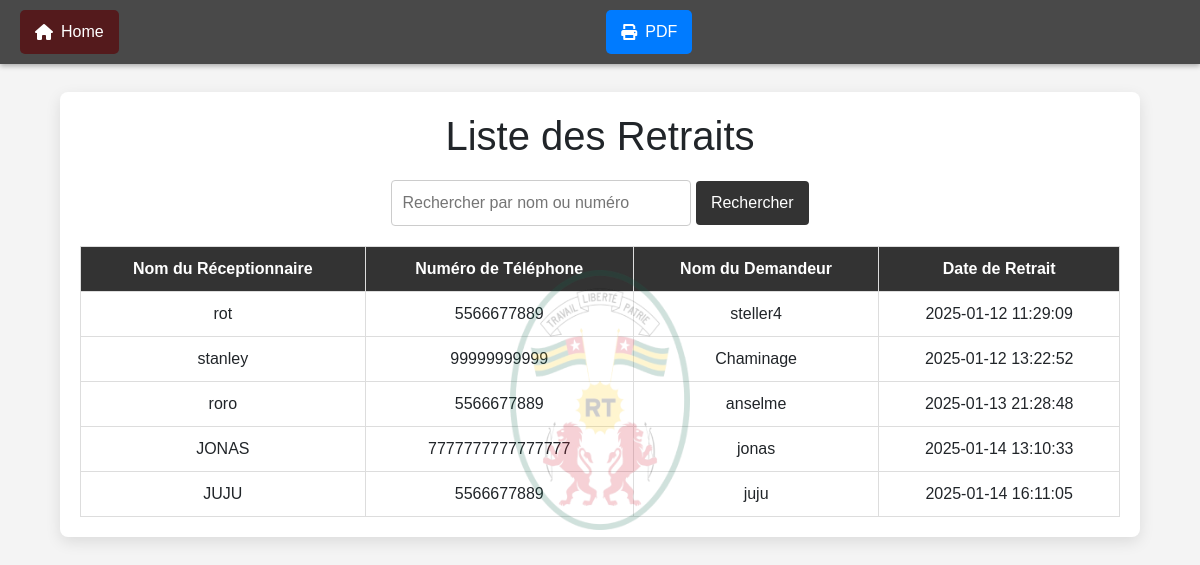
Page /afficher_retrait.php (signed in) on the committed database.
### tables this page shows
CREATE TABLE IF NOT EXISTS `retrait` (
  `IdRt` int NOT NULL AUTO_INCREMENT,
  `DateRetrait` datetime DEFAULT CURRENT_TIMESTAMP,
  `NomRecept` varchar(255) NOT NULL,
  `Telephone` varchar(20) NOT NULL,
  `IdDmd` int DEFAULT NULL,
  PRIMARY KEY (`IdRt`),
  KEY `IdDmd` (`IdDmd`)
);

CREATE TABLE IF NOT EXISTS `demandeur` (
  `IdDmd` int NOT NULL AUTO_INCREMENT,
  `DateHeureDmd` datetime DEFAULT CURRENT_TIMESTAMP,
  `NomDmd` varchar(255) NOT NULL,
  `NumeroTel` varchar(20) NOT NULL,
  `ConcerneAnnee` year NOT NULL,
  `TypeDmd` varchar(255) NOT NULL,
  `DateRdv` date NOT NULL,
  `IdAdmin` int DEFAULT NULL,
  `Etat` tinyint(1) DEFAULT '0',
  PRIMARY KEY (`IdDmd`),
  KEY `IdAdmin` (`IdAdmin`)
);

### afficher_retrait.php (the view, shortened to what this page needs)
<?php
$servername = "localhost";
$username = "root";
$password = "";
$dbname = "gov";
$conn = new mysqli($servername, $username, $password, $dbname);
$search = isset($_GET['search']) ? htmlspecialchars($_GET['search']) : '';
$sql = "SELECT R.IdRt, R.DateRetrait, R.NomRecept, R.Telephone, R.IdDmd, D.NomDmd
        FROM Retrait R
        JOIN demandeur D ON R.IdDmd = D.IdDmd
        WHERE D.NomDmd LIKE ? OR D.NumeroTel LIKE ?
        ORDER BY R.DateRetrait ASC";
$stmt = $conn->prepare($sql);
$searchTerm = "%" . $search . "%";
$stmt->bind_param("ss", $searchTerm, $searchTerm);
$stmt->execute();
$result = $stmt->get_result();
?>
<!DOCTYPE html>
<html lang="fr">
<head>
    <link rel="stylesheet" href="https://cdnjs.cloudflare.com/ajax/libs/font-awesome/6.0.0/css/all.min.css">
    <link rel="stylesheet" href="/assets/bootstrap.min.css">
</head>
<body>
    <header>
        <a id="homeButton" href="index.php" class="button no-print">
            <i class="fas fa-home"></i> Home
        </a>
        <a id="homeButton2" href="print_retrait.php" class="button no-print m-auto" target="_blank">
            <i class="fas fa-print " ></i> PDF
        </a>
    </header>
    <br>
        <br>
        <br>
    <div class="container">
        <h1>Liste des Retraits</h1>
        <div class="search-bar">
            <form method="get" action="">
                <input type="text" name="search" placeholder="Rechercher par nom ou numéro" value="<?php echo htmlspecialchars($search); ?>">
                <button type="submit">Rechercher</button>
            </form>
        </div>
        <table>
            <thead>
                <tr>
                    <th>Nom du Réceptionnaire</th>
                    <th>Numéro de Téléphone</th>
                    <th>Nom du Demandeur</th>
                    <th>Date de Retrait</th>
                </tr>
            </thead>
            <tbody>
                <?php
                if ($result->num_rows > 0) {
                    while ($row = $result->fetch_assoc()) {
                        echo "<tr>
                                <td>" . htmlspecialchars($row['NomRecept']) . "</td>
                                <td>" . htmlspecialchars($row['Telephone']) . "</td>
                                <td>" . htmlspecialchars($row['NomDmd']) . "</td>
                                <td>" . htmlspecialchars($row['DateRetrait']) . "</td>
                              </tr>";
                    }
                } else {
                    echo "<tr><td colspan='4' class='no-data'>Aucun retrait trouvé</td></tr>";
                }
                ?>
            </tbody>
        </table>
    </div>
</body>
</html>

### afficher_retrait.php (style rules this page uses)
body { font-family: Arial, sans-serif; margin: 0; padding: 0; background-color: #f4f4f4; }
.container { width: 90%; margin: 20px auto; padding: 20px; background: #fff; border-radius: 8px; box-shadow: 0 5px 15px rgba(0, 0, 0, 0.1); }
.container::before { content: ""; position: absolute; top: 0; left: 0; width: 100%; height: 100%; background-image: url('Ar.png'); background-repeat: no-repeat; background-position: center; background-size: 15%; opacity: 0.2; z-index: 1; pointer-events: none; }
h1 { text-align: center; margin-bottom: 20px; }
.search-bar { margin-bottom: 20px; text-align: center; }
.search-bar input[type="text"] { width: 300px; padding: 10px; border: 1px solid #ccc; border-radius: 4px; font-size: 16px; }
.search-bar button { padding: 10px 15px; background-color: #333; color: #fff; border: none; border-radius: 4px; cursor: pointer; }
table { width: 100%; border-collapse: collapse; margin-top: 20px; }
table th, table td { border: 1px solid #ddd; padding: 10px; text-align: center; }
table th { background-color: #333; color: #fff; }
header { position: fixed; top: 0; left: 0; width: 100%; background-color: rgba(0, 0, 0, 0.7); padding: 10px 20px; box-shadow: 0 2px 5px rgba(0, 0, 0, 0.3); z-index: 1000; display: flex; justify-content: space-between; }
header .button { display: inline-flex; align-items: center; padding: 10px 15px; font-size: 16px; font-family: Arial, sans-serif; color: #fff; text-decoration: none; background-color: #007bff; border: none; border-radius: 5px; cursor: pointer; transition: background-color 0.3s, transform 0.2s; }
header .button i { margin-right: 8px; }
#homeButton { background-color: #541A1C; }

### rows in the picture
retrait: NomRecept "rot", Telephone "5566677889", IdDmd.NomDmd "steller4", DateRetrait "2025-01-12 11:29:09"
retrait: NomRecept "stanley", Telephone "99999999999", IdDmd.NomDmd "Chaminage", DateRetrait "2025-01-12 13:22:52"
retrait: NomRecept "roro", Telephone "5566677889", IdDmd.NomDmd "anselme", DateRetrait "2025-01-13 21:28:48"
retrait: NomRecept "JONAS", Telephone "7777777777777777", IdDmd.NomDmd "jonas", DateRetrait "2025-01-14 13:10:33"
retrait: NomRecept "JUJU", Telephone "5566677889", IdDmd.NomDmd "juju", DateRetrait "2025-01-14 16:11:05"
